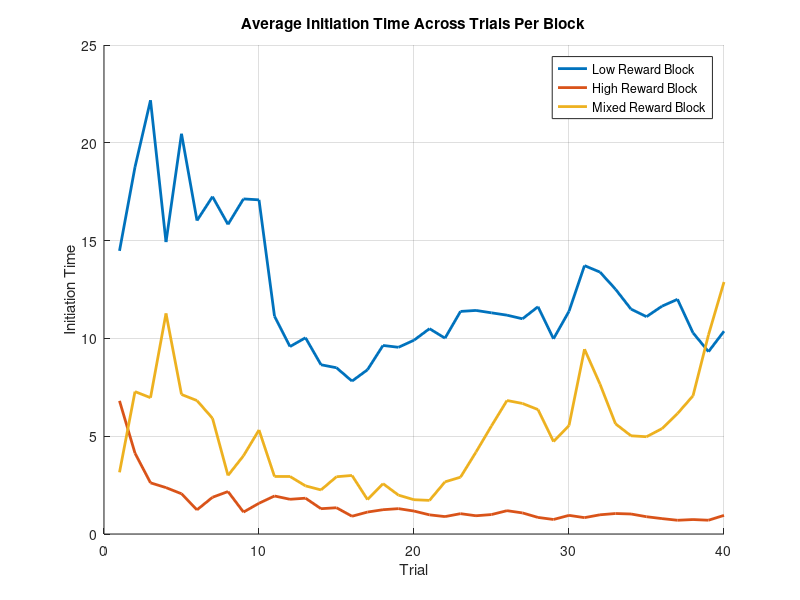
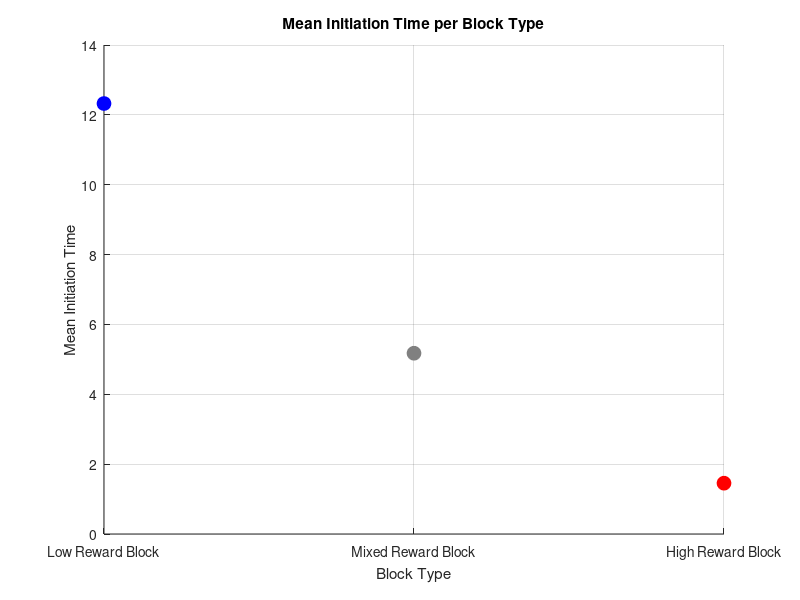
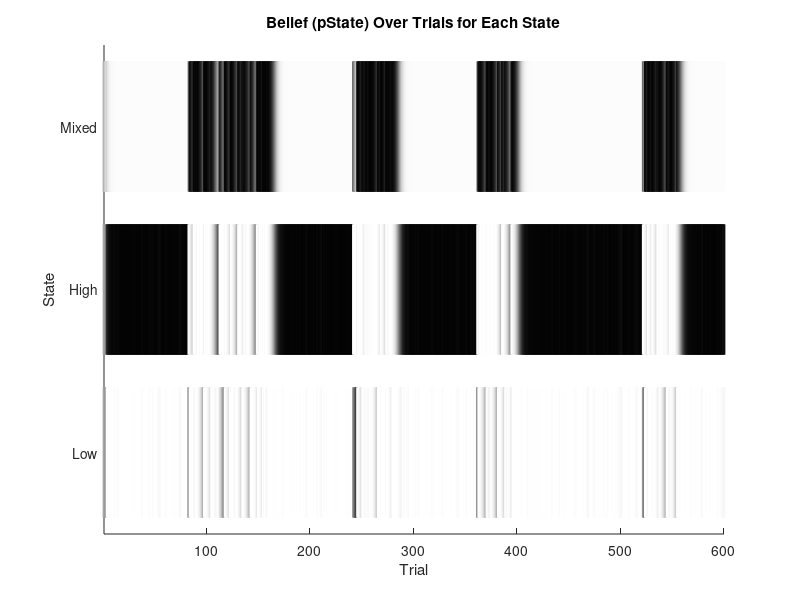
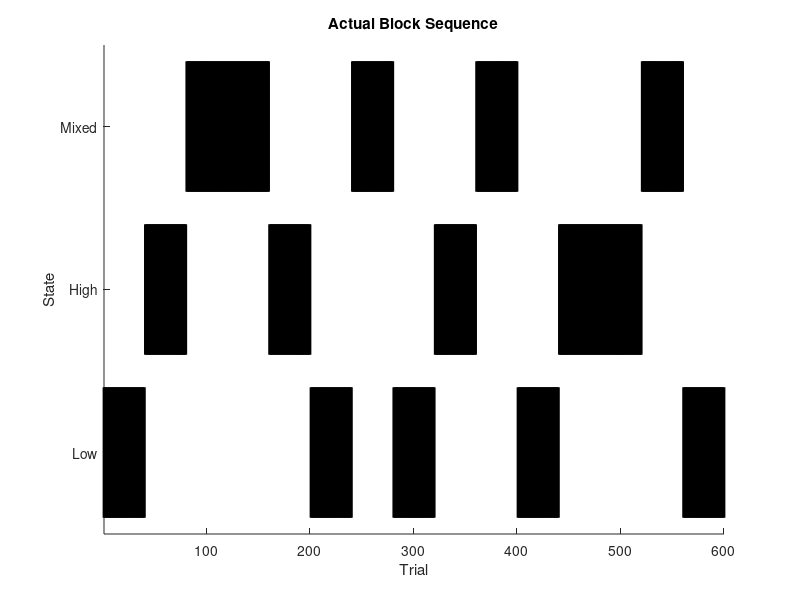

MATLAB code to generate these figures, in order:
clearvars 

%% Task Parameters
runs = 5; %how many times it will go through each trial block

num_blocks = 3;
nStates = num_blocks;
low_rewards = [5 10 20]; %possible rewards in the low reward block
high_rewards = [20 40 80]; %possible rewards in the high reward block
mixed_rewards = [5 10 20 40 80]; %possible rewards in the mixed block

% turn possibilities into probabilities
highDist=[0, 0, 1, 1, 1];
lowDist=[ 1, 1, 1, 0, 0];
midDist=[ 1, 1, 1, 1, 1];

highDist=highDist./sum(highDist);
lowDist=lowDist./sum(lowDist);
midDist=midDist./sum(midDist);
allProb = [highDist; lowDist; midDist];
flatDist=ones(nStates,1)./nStates;

num_trials = 40;
haz=1/40;

all_rewards = nan(num_blocks, num_trials, runs); %record of all of the rewards that the animal received (columns are trials, rows are blocks, frames are runs)
initiation_times = nan(num_blocks, num_trials, runs); % initiation times

trial_initiation_times = nan(1,num_blocks*num_trials*runs);
trial_rewards = nan(1,num_blocks*num_trials*runs);
RPE_first_ten = nan(num_blocks,10, runs); %reward prediction errors for the first 10 trials of every block
beliefs_first_ten = nan(num_blocks,11, runs); %record the beliefs for the firs 10 trials of every block and the one trial before them (bc we're gonna calc the change later)

opt_out = nan; %this will change once we have the model

%% Model Parameters

state_neurons = rand(3,1)/10; %initialize the initial state values between 0-0.1
synaptic_lr = 0.3;
state_lr = 0.1;
D = 0.15; %Scale factor for initiation times

%% Runs
weight_matrix = rand(3,1);
epsilon = 1e-3; % to avoid division by zero

pState = flatDist;
trial_counter = 1;
for run = 1:runs
    block_order = randperm(3); %the order that blocks will be presented in for this run 
    
    for b = 1:length(block_order)
        possible_rewards = [];
        if block_order(b) == 1 %if the bth block is 1, the possible rewards are the low value ones
            possible_rewards = low_rewards;
          
        elseif block_order(b) == 2 %if the bth block is 2, the possible rewards are the high value ones
            possible_rewards = high_rewards;
            
        elseif block_order(b) == 3 %if the bth block is 3, the possible rewards are the mixed value ones
            possible_rewards = mixed_rewards;
            
        end

        for t = 1:num_trials
            ground_truth_states(trial_counter) = block_order(b);
            
            reward_index = randi(length(possible_rewards), 1);
            trial_reward_offer = possible_rewards(reward_index)/80; %the reward that could be represented on this trial
            
            allPState(trial_counter,:) = pState;
           
            likeRew = allProb(:,reward_index);
            prior = pState.*(1-haz)+flatDist.*haz;
            pState=likeRew.*prior;
            pState=pState./sum(pState);

            %updating weights and state values
            output_act = (weight_matrix)'*state_neurons; %should be 1x1
            RPE = trial_reward_offer - output_act;
            weight_matrix = weight_matrix.*(1-synaptic_lr) + (synaptic_lr * RPE * pState); %existing weights + weight update
            state_neurons = state_neurons.*pState*(1-state_lr) + state_lr*RPE; %existing state + state update

            % Compute and store initiation time (higher activation = faster initiation)
            initiation_time = D / (output_act + epsilon);
            initiation_times(block_order(b), t, run) = initiation_time;
            trial_initiation_times(trial_counter) = initiation_time;
            trial_rewards(trial_counter) = trial_reward_offer;

            
            if t<11
                RPE_first_ten(b, t, run) = RPE;
                if run == 1 && b ==1 && t ==1
                    beliefs_first_ten(b,t,run) = 0;
                else
                    [row,column] = max(allPState(trial_counter-1,:))
                    beliefs_first_ten(b,t,run) = column;
                    [row,column] = max(allPState(trial_counter,:));
                    beliefs_first_ten(b,t+1,run) = column;
                end
            end

            all_rewards(block_order(b), t, run) = trial_reward_offer; %this is set up so that the row (block index) is constant despite the fact that the order of the blocks is changing (so the first row will always be low reward, second high, and third mixed)
            trial_counter = trial_counter + 1;

        end
    end
end

%% Plot Initiation Times
figure;
hold on;
colors = lines(num_blocks);
labels = {'Low Reward Block', 'High Reward Block', 'Mixed Reward Block'};

for block = 1:num_blocks
    avg_initiation = squeeze(mean(initiation_times(block, :, :), 3)); % avg across runs
    plot(avg_initiation, 'LineWidth', 2, 'Color', colors(block,:));
end

xlabel('Trial');
ylabel('Initiation Time');
legend(labels);
title('Average Initiation Time Across Trials Per Block');
grid on;

%% Calculate the Mean Initiation Time Per Block Type
% For each block, average initiation time across all trials and runs
mean_initiation_time = squeeze(mean(mean(initiation_times, 2), 3));

%% Plot the Mean Initiation Times Per Block as Dots with Custom Colors
figure;
hold on;
plot(1, mean_initiation_time(1), 'o', 'Color', 'b', 'MarkerFaceColor', 'b', 'MarkerSize', 10);
plot(2, mean_initiation_time(3), 'o', 'Color', [0.5 0.5 0.5], 'MarkerFaceColor', [0.5 0.5 0.5], 'MarkerSize', 10);
plot(3, mean_initiation_time(2), 'o', 'Color', 'r', 'MarkerFaceColor', 'r', 'MarkerSize', 10);


% Set x-axis tick labels corresponding to the block types
set(gca, 'XTick', 1:3, 'XTickLabel', {'Low Reward Block', 'Mixed Reward Block', 'High Reward Block'});
xlabel('Block Type');
ylabel('Mean Initiation Time');
title('Mean Initiation Time per Block Type');
grid on;

%% Plotting States
% --- Flatten pState across runs/trials ---
flatP = reshape(allPState, [], 3);   % size = (runs*num_trials)×3 = 600×3

% --- Plot as three rows of vertical lines ---
figure; hold on;
numTrialsTotal = size(flatP,1);

for s = 1:3
    for t = 1:numTrialsTotal
        intensity = flatP(t,s);          % pState for state s at trial t
        grayLevel  = 1 - intensity;      % 0 = black (high prob), 1 = white (low prob)
        line([t t], [s-0.4, s+0.4], ...   % small vertical segment
             'Color', [grayLevel grayLevel grayLevel], ...
             'LineWidth', 2);
    end
end

% --- Tidy up axes ---
xlim([1 numTrialsTotal]);
ylim([0.5 3.5]);
yticks(1:3);
yticklabels({'Low','High','Mixed'});   % or whatever your state‐order is
xlabel('Trial');
ylabel('State');
title('Belief (pState) Over Trials for Each State');
grid off;

% 1) Flatten all_rewards into 1×(runs*num_trials)
flatR = reshape(ground_truth_states, 1, []);    % size = 1×200

% 2) Plot exactly as before—but now for the actual state
N = length(ground_truth_states);
figure; hold on;
for s = 1:3
    idx = find(ground_truth_states == s);
    for t = idx'
        line([t t], [s-0.4, s+0.4], 'Color', [0 0 0], 'LineWidth', 2);
    end
end

xlim([1 N]);
ylim([0.5 3.5]);
yticks(1:3);
yticklabels({'Low','High','Mixed'});
xlabel('Trial');
ylabel('State');
title('Actual Block Sequence');

%% Plot the trial initiation time as a function of trial from block switch (figure 2A)

%get the variables
switch_trials = find(diff(ground_truth_states)~=0)+1; 
lowtomixed = [];
hightomixed = [];
for s = 1:length(switch_trials)
    twentybefore = switch_trials(s) - 20; 
    fourtyafter = switch_trials(s) + 40;
    if ground_truth_states(switch_trials(s)-1) == 1 && ground_truth_states(switch_trials(s)) == 3
        lowtomixed(end+1,:) = trial_initiation_times(twentybefore:fourtyafter);
    elseif ground_truth_states(switch_trials(s)-1) == 2 && ground_truth_states(switch_trials(s)) == 3
        hightomixed(end+1,:) = trial_initiation_times(twentybefore:fourtyafter);
    end
end
mean_lowtomixed = mean(lowtomixed,1);
mean_hightomixed = mean(hightomixed,1);

% %plot
% figure;
% hold on;
% plot(-20:40, mean_lowtomixed, 'Color', 'b', 'LineWidth', 2);
% plot(-20:40, mean_hightomixed, 'Color', 'r', 'LineWidth', 2);
% xlabel('Trial fromm Block Switch');
% ylabel('Trial Initiation Time');
% hold off;


%plot wih "causal filter" (what they did in the paper)
windowSize = 10;
filteredmeanlowtomixed= nan(size(mean_lowtomixed));
filteredmeanhighttomixed = nan(size(mean_hightomixed));
for n = windowSize:length(mean_lowtomixed)
    filteredmeanlowtomixed(n) = mean(mean_lowtomixed(n - windowSize + 1:n));
    filteredmeanhightomixed(n) = mean(mean_hightomixed(n-windowSize+1:n));
end
figure;
hold on;
plot(-20:40, filteredmeanlowtomixed, 'Color', 'b', 'LineWidth', 2);
plot(-20:40, filteredmeanhightomixed, 'Color', 'r', 'LineWidth', 2);
xlabel('Trial from Block Switch');
ylabel('Trial Initiation Time');
title('with 10 trial filter')
hold off;


%% Initiation times as a function of RPE sign

%get the variables
belief_change_first_ten = diff(beliefs_first_ten,1,2); %make it reflect the change in belief for the firs 10 trials 
median_belief_change = median(belief_change_first_ten, "all");
low_belief_change = [];
high_belief_change = [];
for run = 1:runs
    for b = num_blocks
        for t = 1:10
            if belief_change_first_ten(b,t,run) < median_belief_change && RPE_first_ten(b,t,run) < 0
                low_belief_change(end+1,1) = trial_initiation_times(run*b*t) - trial_initiation_times(run*b*t-1);
            elseif belief_change_first_ten(b,t,run) < median_belief_change && RPE_first_ten(b,t,run) > 0
                low_belief_change(end+1,2) = trial_initiation_times(run*b*t) - trial_initiation_times(run*b*t-1);
            elseif belief_change_first_ten(b,t,run) > median_belief_change && RPE_first_ten(b,t,run) < 0
                high_belief_change(end+1,1) = trial_initiation_times(run*b*t) - trial_initiation_times(run*b*t-1);
            elseif belief_change_first_ten(b,t,run) > median_belief_change && RPE_first_ten(b,t,run) > 0
                high_belief_change(end+1,2) = trial_initiation_times(run*b*t) - trial_initiation_times(run*b*t-1);
            end
        end
    end
end
mean_lowbeliefchange = mean(low_belief_change);
mean_highbeliefchange = mean(high_belief_change);

%now plot
figure;
hold on;
plot([1 2], mean_lowbeliefchange.*10, 'Color', 'b', 'LineWidth', 2, 'DisplayName', 'Low Change in Belief');
plot([1 2], mean_highbeliefchange.*10, 'Color', 'r', 'LineWidth', 2, 'DisplayName', 'High Change in Belief');
legend('show');
ylabel('Change in Initiation Time (x10^-1)');
xlim([0 3]);
xticks([1 2]);
xticklabels({'RPE<0', 'RPE>0'});
hold off;

